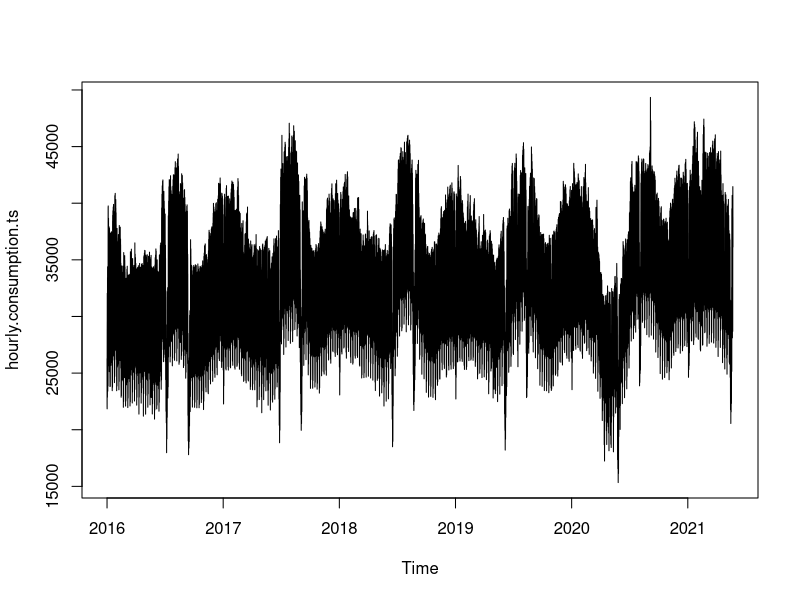
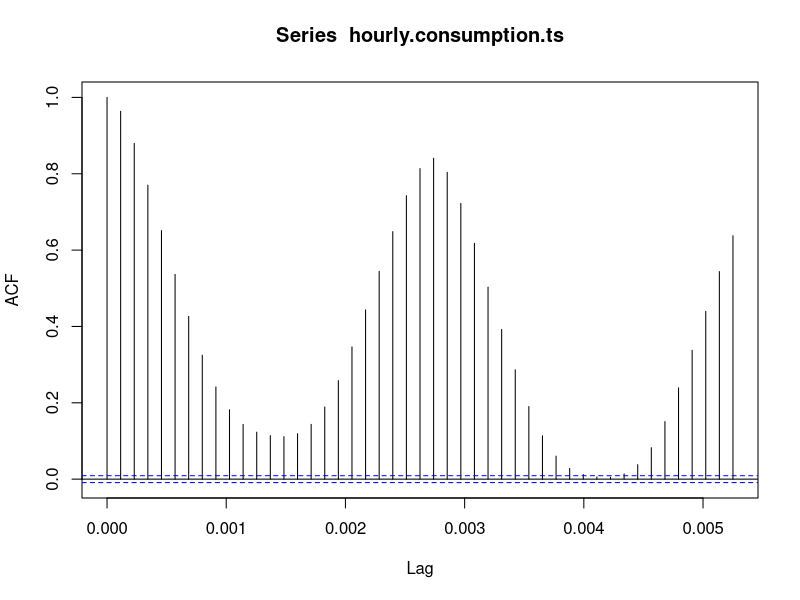
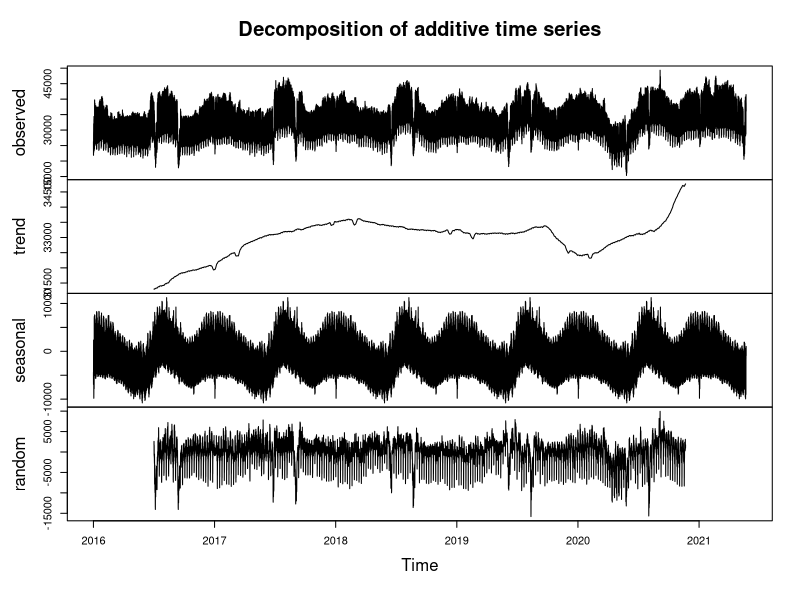
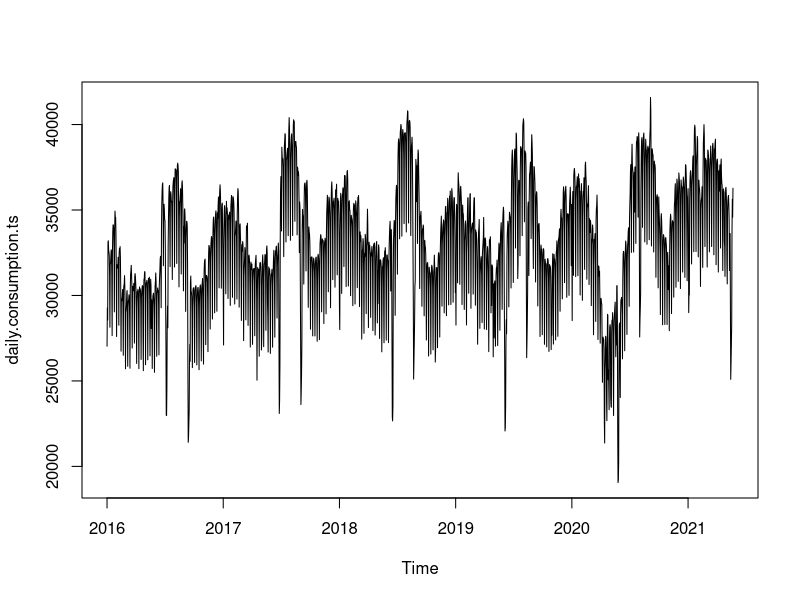
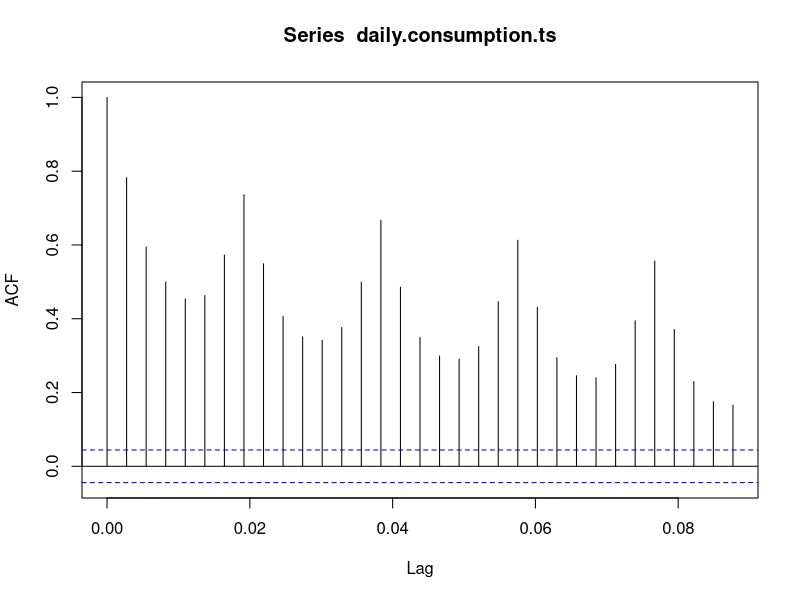
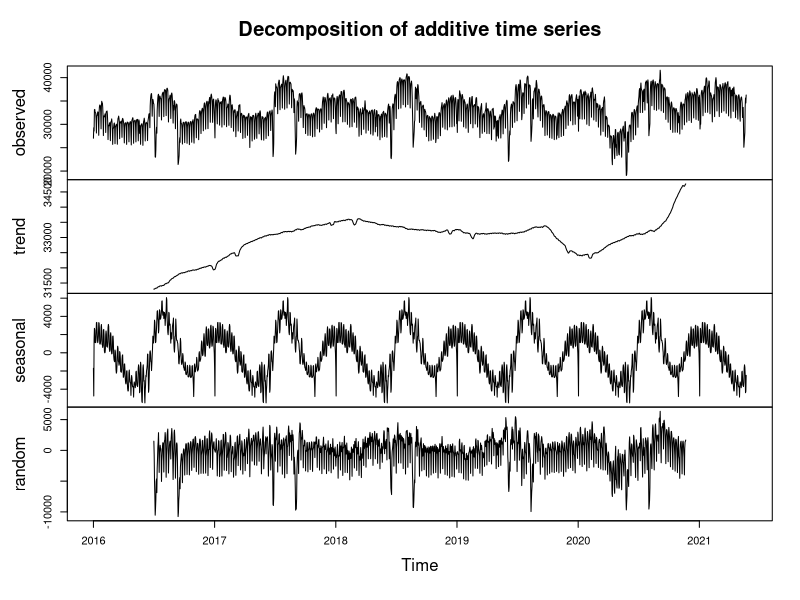
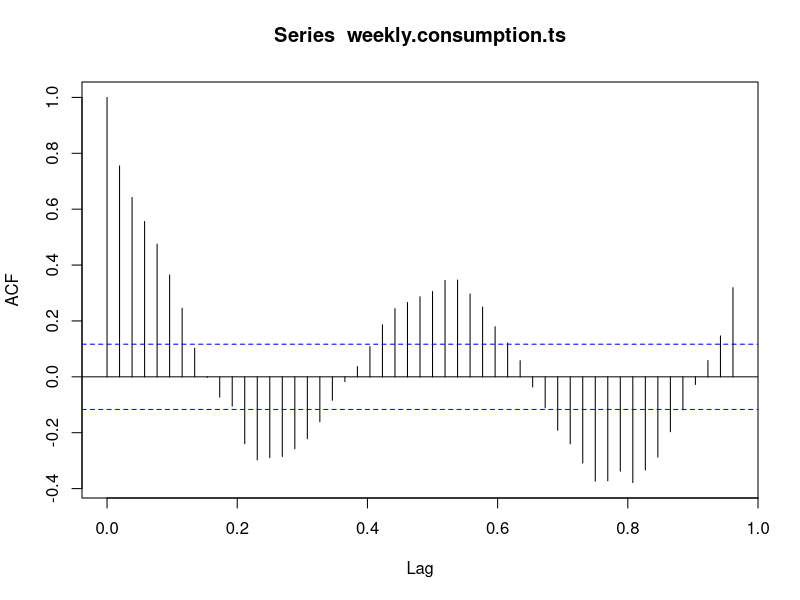
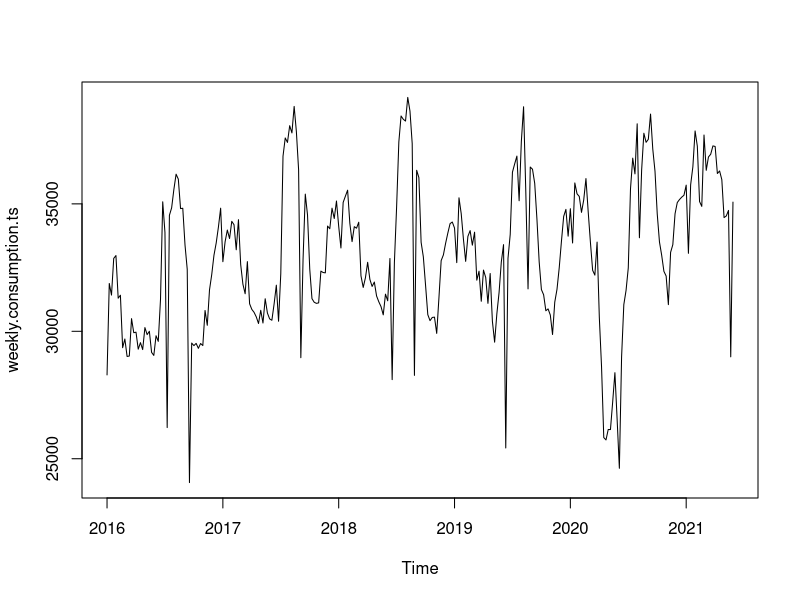

Write the R code that produced these figures, in order. (Note: a time limit stopped this script after it produced the figures.)
## ---- chunk 1
knitr::opts_chunk$set(echo = TRUE)
## ---- chunk 2

library(tidyverse)
library(lubridate)
library(zoo)
library(ggplot2)
library(data.table)
library(dplyr)
library(forecast)
library(urca)
library(stats)

## ---- chunk 3

consumption=fread("RealTimeConsumption.csv")
consumption <- consumption[,-c(4,4)]
colnames(consumption)[3] <- "Consumption.MWh"

## ---- chunk 4

numeric_hour <- rep(0:23, 1967 )
consumption[,datetime:=dmy(Date)+dhours(numeric_hour)]
consumption=consumption[order(datetime)]

weeknumber_for_first<- rep(1,72)
n <- 7*24
k <- rep(2:281,each=n)
last<- rep(282,96)
weeknumber<- c(weeknumber_for_first,k,last)
consumption$week.number<- weeknumber


consumption <- mutate(consumption, Date = dmy(Date))

consumption$Year <- (format(consumption$Date, format= "%y"))
consumption[,Months:=(lubridate::month(Date,label=F))]
consumption[,w_day:=as.character(lubridate::wday(Date,label=T))]


## ---- chunk 5

consumption[consumption$Consumption.MWh == 0] <- NA
consumption <- na.omit(consumption)

## ---- chunk 6

hourly.consumption.ts <- ts(consumption$Consumption.MWh,  freq = 24*365, start= c(2016,1))
ts.plot(hourly.consumption.ts)
acf(hourly.consumption.ts)
## ---- chunk 7

hourly.consumption.dec.additive <- decompose(hourly.consumption.ts,type= "additive")

plot(hourly.consumption.dec.additive)

## ---- chunk 8

daily_series= consumption[,list(Consumption.MWh=mean(Consumption.MWh)),by=list(Date)]

daily.consumption.ts <- ts(daily_series$Consumption.MWh,frequency = 365, start = c(2016,1))

ts.plot(daily.consumption.ts)
acf(daily.consumption.ts)


## ---- chunk 9

daily.consumption.dec.additive <- decompose(daily.consumption.ts,type= "additive")
plot(daily.consumption.dec.additive)

## ---- chunk 10

weekly_series = aggregate( Consumption.MWh ~ week.number, consumption, mean)

weekly_date <-seq(as.Date("2016-01-04"), as.Date("2021-05-20"), by ="week")
first_week<- as.Date("2016-01-01")
weekly_date <- c(first_week,weekly_date)
weekly_series$weekly_date <-weekly_date

weekly.consumption.ts <- ts(weekly_series$Consumption.MWh, freq = 52, start = c(2016,1))
acf(weekly.consumption.ts,lag.max = 50)
ts.plot(weekly.consumption.ts)
## ---- chunk 11

weekly.consumption.dec.additive <- decompose(weekly.consumption.ts, type="additive")
plot(weekly.consumption.dec.additive)

## ---- chunk 12

monthly_series = aggregate( Consumption.MWh ~ Months + Year, consumption, mean)
monthly_dates <-seq(as.Date("2016-01-01"), as.Date("2021-05-20"), by ="month")
monthly_series$monthly_date <- monthly_dates

monthly.consumption.ts <- ts(monthly_series$Consumption.MWh, freq = 12, start = c(2016,1))
ts.plot(monthly.consumption.ts)
acf(monthly.consumption.ts)

## ---- chunk 13

monthly.consumption.dec.additive <- decompose(monthly.consumption.ts,type= "additive")
plot(monthly.consumption.dec.additive)


## ---- chunk 14

consumption[,differ:=Consumption.MWh - shift(Consumption.MWh,168)]
library(urca)
unt_test=ur.kpss(consumption$differ) 
summary(unt_test)
ggplot(consumption,aes(x=Date)) + geom_line(aes(y=differ))
## ---- chunk 15


training.consumption <- head(consumption$Consumption.MWh, length(consumption$Consumption.MWh) - 24*14)

test.consumption <- ts((tail(consumption$Consumption.MWh, (24*14 + 84 + 12))),
                       freq = 168 ,start=c(279,(168-84-12+1)) )

all.consumption.ts <- ts(consumption$Consumption.MWh, freq = 168)

weekly.ts <- ts(training.consumption,freq = 168)

## ---- chunk 16

weekly.decompose <- decompose(weekly.ts,type="additive")

plot(weekly.decompose)

## ---- chunk 17

deseason.weekly <- weekly.ts - weekly.decompose$seasonal
random.weekly <- deseason.weekly - weekly.decompose$trend
ts.plot(random.weekly)

## ---- chunk 18

weekly.daily.ts <- ts(random.weekly, freq = 24)

weekly.daily.decompose <- decompose(weekly.daily.ts,type="additive")

plot(weekly.daily.decompose)


## ---- chunk 19

deseason.daily.weekly <- weekly.daily.ts - weekly.daily.decompose$seasonal
random.daily.weekly <- deseason.daily.weekly - weekly.daily.decompose$trend

ts.plot(random.daily.weekly)

## ---- chunk 20

resmitat <- read.csv("resmitat.csv")
consumption$ResmiTatil <- resmitat
training.resmitat <- head(consumption$ResmiTatil, length(consumption$ResmiTatil) - 24*14) 
test.resmitat <- ts((tail(consumption$ResmiTatil, (24*14 + 84 + 12))), freq = 168, start=c(279,(168-84-12+1)) )
all.resmitat.ts <- ts(consumption$ResmiTatil, freq = 168)

## ---- chunk 21

modelAR1 <- arima(random.daily.weekly, order=c(1,0,0),xreg= training.resmitat)
print(modelAR1)

## ---- chunk 22

modelAR2 <- arima(random.daily.weekly, order=c(2,0,0),xreg= training.resmitat)
modelAR2$aic


## ---- chunk 23

modelAR3 <- arima(random.daily.weekly, order=c(3,0,0),xreg= training.resmitat)
modelAR3$aic

## ---- chunk 24

modelAR4 <- arima(random.daily.weekly, order=c(10,0,0),xreg= training.resmitat)
modelAR4$aic

## ---- chunk 25

modelMA1 <- arima(random.daily.weekly, order=c(0,0,1),xreg= training.resmitat)
modelMA1$aic

## ---- chunk 26

modelMA2 <- arima(random.daily.weekly, order=c(0,0,2),xreg= training.resmitat)
modelMA2$aic

## ---- chunk 27

modelMA3 <- arima(random.daily.weekly, order=c(0,0,10),xreg= training.resmitat)
modelMA3$aic

## ---- chunk 28

modelARIMA1 <- arima(random.daily.weekly, order=c(1,1,0),xreg= training.resmitat)
modelARIMA1$aic

## ---- chunk 29

modelARIMA2 <- arima(random.daily.weekly, order=c(1,1,1),xreg= training.resmitat)
modelARIMA2$aic

## ---- chunk 30

modelARIMA3 <- arima(random.daily.weekly, order=c(1,0,1),xreg= training.resmitat)
modelARIMA3$aic

## ---- chunk 31

modelARIMA4 <- arima(random.daily.weekly, order=c(4,0,4),xreg= training.resmitat)
modelARIMA4$aic

## ---- chunk 32

modelARIMA5 <- arima(random.daily.weekly, order=c(5,0,5),xreg= training.resmitat)
modelARIMA5$aic

## ---- chunk 33

modelARIMA6 <- arima(random.daily.weekly, order=c(4,0,5),xreg= training.resmitat)
modelARIMA6$aic

## ---- chunk 34

modelARIMA7 <- arima(random.daily.weekly, order=c(5,0,4),xreg= training.resmitat)
modelARIMA7$aic
print( modelARIMA7)
## ---- chunk 35


model_fitted <- random.daily.weekly - residuals(modelARIMA7)
model_fitted_transformed <- model_fitted + weekly.daily.decompose$trend + weekly.daily.decompose$seasonal
model_fitted_transformed <- ts(model_fitted_transformed,freq = 168)
model_fitted_transformed <- model_fitted_transformed + weekly.decompose$trend + weekly.decompose$seasonal

plot(all.consumption.ts, xlim = c(240,283))
points(model_fitted_transformed, type= "l", col = 2,xlim = c(240,283))
## ---- chunk 36

model.forecast <- predict(modelARIMA7, n.ahead = 432, newxreg = test.resmitat)$pred
model.forecast= ts(model.forecast, frequency = 168, start=c(279,(168-84-12+1)))
## ---- chunk 37

last.trend.value <-tail(weekly.decompose$trend[!is.na(weekly.decompose$trend)],432) + tail(weekly.daily.decompose$trend[!is.na(weekly.daily.decompose$trend)],432)

## ---- chunk 38

seasonality=weekly.daily.decompose$seasonal[97:528] + weekly.decompose$seasonal[97:528]

## ---- chunk 39

model.forecast.last = model.forecast + last.trend.value + seasonality


plot(all.consumption.ts, xlim = c(240,283))
points(model_fitted_transformed, type= "l", col = 2,xlim = c(240,283))
points(model.forecast.last, type = "l", col = 3)


## ---- chunk 40

tested.data <- tail(consumption, 24*14)
daily.model.forecast = ts(model.forecast.last,freq= 24)
daily.model.forecast <- daily.model.forecast[-c(1:96)]
tested.data$daily.model.forecast <- daily.model.forecast

## ---- chunk 41

errors <- tested.data[,list( MAPE = sum(abs((daily.model.forecast 
                                             - Consumption.MWh)/Consumption.MWh))/24, 
                             daily.bias = sum(Consumption.MWh - daily.model.forecast)/24), 
                      by= list(Date)]

print(errors)
## ---- chunk 42

daily.mean.comparison.data <-tested.data[,list(mean.consumption = mean(Consumption.MWh,na.rm=T), mean.forecast = mean(daily.model.forecast,na.rm=T)), by=list(Date)]

WMAPE <- sum(abs((daily.mean.comparison.data$mean.consumption- daily.mean.comparison.data$mean.forecast)))/ sum(daily.mean.comparison.data$mean.consumption) * 100

WMAPE
